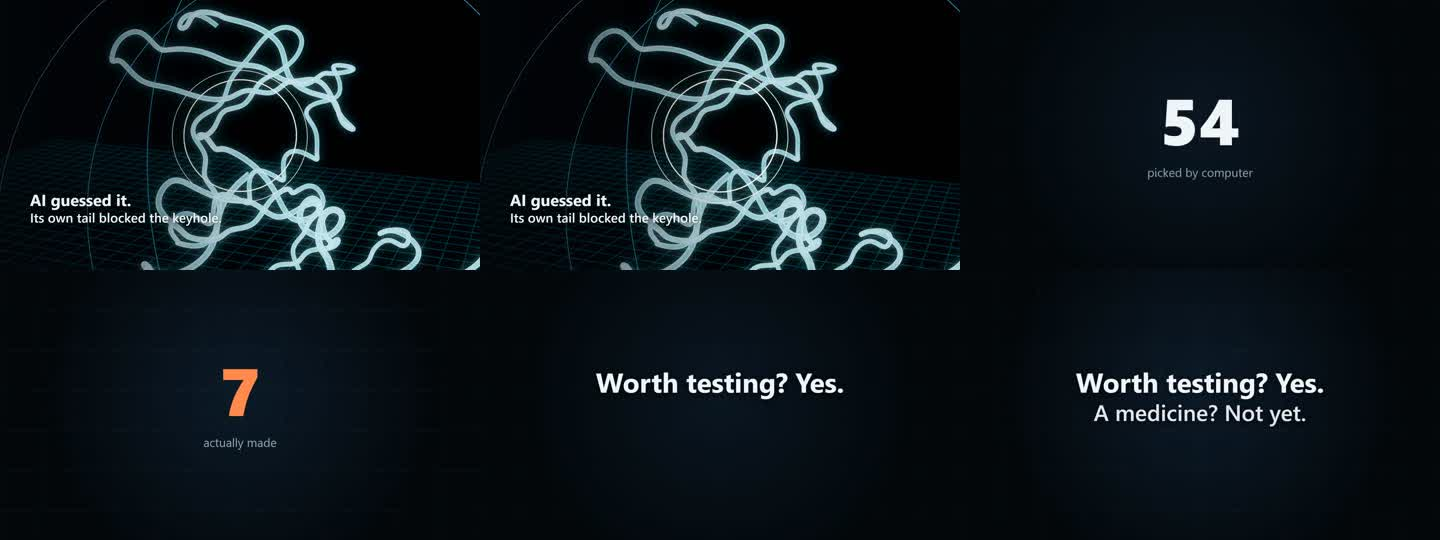
#> input picture 镜头设计_v2/mv_test/check_cues.jpg, 1440 x 540 px, given as the content of the folder ../../../../../镜头设计_v2/mv_test/check_cues.jpg, which was not available
$ python flicker.py '../../../../../镜头设计_v2/mv_test/check_cues.jpg'
#> lines starting #> are read from the running program, lines starting #| are printed output that depends on the picture
"""HKBU SCIE1007 coursework science video. manual: the flicker numbers for the motion test. Mean brightness change between neighbouring frames, and how many times per second a whole-screen change happens.
Run: python flicker.py <frames_dir>"""
import glob
import os
import sys

import numpy as np
from PIL import Image

fs = sorted(glob.glob(os.path.join(sys.argv[1], "*.jpg")))
prev = None
d, big, signed = [], [], []
for f in fs:
    a = np.asarray(Image.open(f).convert("L").resize((480, 270), Image.BOX), np.float32) / 255
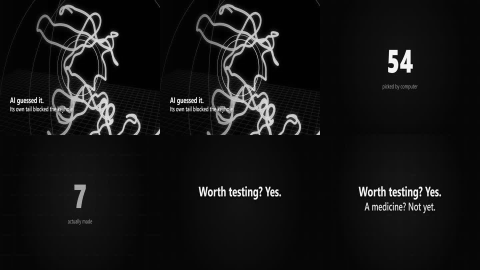
#> a: shape (270, 480) float32; min 0, max 0.98, mean 0.0797
    if prev is not None:
        e = np.abs(a - prev)
        d.append(float(e.mean()))
        big.append(float((e > 0.1).mean()))
        signed.append(float((a - prev).mean()))
    prev = a
d, big, signed = np.array(d), np.array(big), np.array(signed)
print("frames", len(fs))
#> (the run stopped early here; a loop or call above may not have finished)

$ run again, on 镜头设计_v2/mv_test/check_numbers.jpg
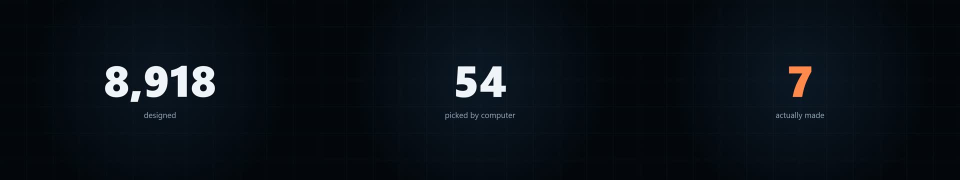
#> input picture 镜头设计_v2/mv_test/check_numbers.jpg, 1920 x 360 px, given as the content of the folder ../../../../../镜头设计_v2/mv_test/check_numbers.jpg, which was not available (shown at 1/2 size)
#> `a = np.asarray(Image.open(f).convert("L").resize((480, 270), Image.BOX..`:
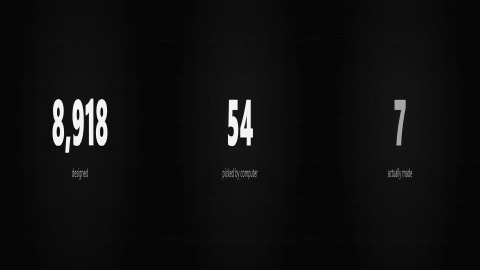
#> a: shape (270, 480) float32; min 0.0118, max 0.992, mean 0.0592

$ run again, on 镜头设计_v2/mv_test/check_open.jpg
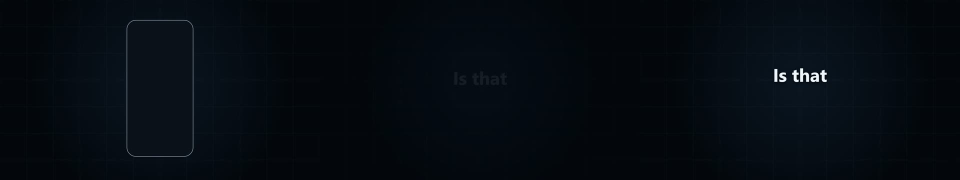
#> input picture 镜头设计_v2/mv_test/check_open.jpg, 1920 x 360 px, given as the content of the folder ../../../../../镜头设计_v2/mv_test/check_open.jpg, which was not available (shown at 1/2 size)
#> `a = np.asarray(Image.open(f).convert("L").resize((480, 270), Image.BOX..`:
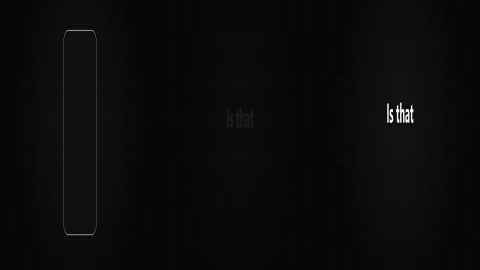
#> a: shape (270, 480) float32; min 0.0118, max 0.984, mean 0.0394
